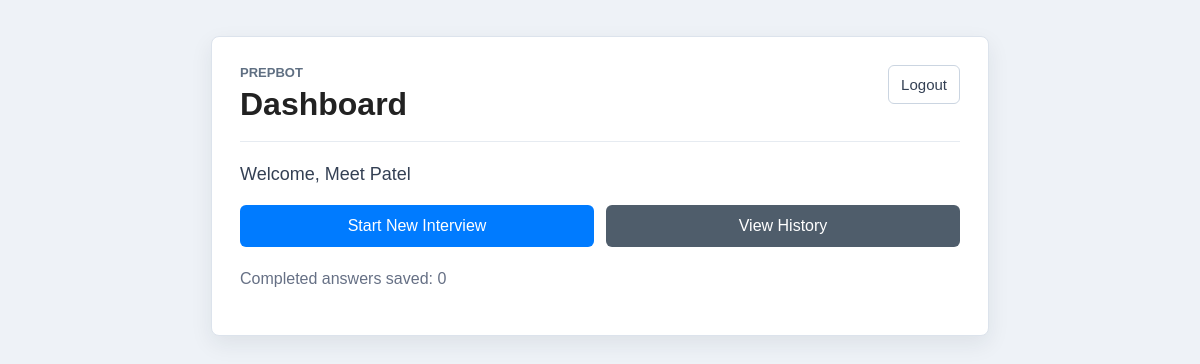
The page /dashboard (signed in) on the database as committed earlier.
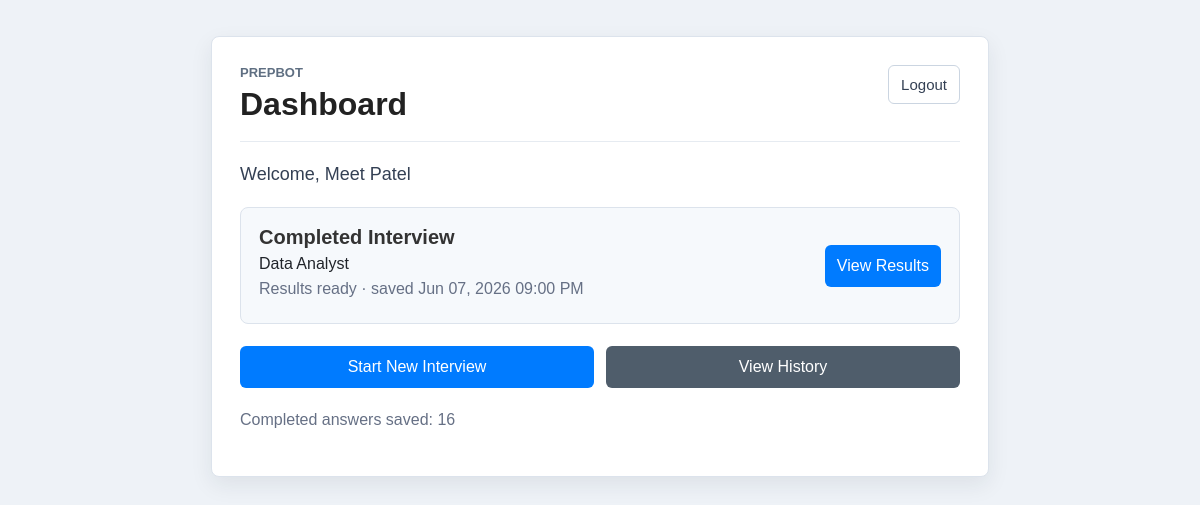
The same page on the database as committed later.
### app.py (models this page shows)
class InterviewDraft(db.Model):
    id = db.Column(db.Integer, primary_key=True)
    role = db.Column(db.String(100))
    role_description = db.Column(db.Text)
    question = db.Column(db.Text)
    answer = db.Column(db.Text)
    resume_text = db.Column(db.Text)
    resume_filename = db.Column(db.String(255))
    feedback = db.Column(db.Text)
    improvements = db.Column(db.Text)
    answer_suggestion = db.Column(db.Text)
    score = db.Column(db.Integer)
    question_number = db.Column(db.Integer, default=0)
    total_questions = db.Column(
        db.Integer,
        default=DEFAULT_SESSION_QUESTIONS
    )
    session_id = db.Column(db.String(36))
    completed = db.Column(db.Boolean, default=False)
    updated_at = db.Column(
        db.DateTime,
        default=datetime.utcnow,
        onupdate=datetime.utcnow
    )
    user_id = db.Column(
        db.Integer,
        db.ForeignKey('user.id'),
        unique=True
    )

### app.py (the view)
@app.route('/dashboard')
@login_required
def dashboard():
    active_draft = get_interview_draft(
        current_user.id
    )
    interview_count = Interview.query.filter_by(
        user_id=current_user.id
    ).count()
    latest_completed_session = get_latest_completed_session(
        current_user.id
    )
    show_latest_results = bool(latest_completed_session)
    if (
        active_draft
        and active_draft.completed
        and latest_completed_session
        and active_draft.session_id == latest_completed_session['session_key']
    ):
        show_latest_results = False
    return render_template(
        'dashboard.html',
        user=current_user,
        active_draft=active_draft,
        interview_count=interview_count,
        latest_completed_session=latest_completed_session,
        show_latest_results=show_latest_results
    )

### app.py (called while the page is built)
def get_interview_draft(user_id):
    return InterviewDraft.query.filter_by(
        user_id=user_id
    ).first()

def get_latest_completed_session(user_id):
    interviews = Interview.query.filter_by(
        user_id=user_id
    ).order_by(
        Interview.id.desc()
    ).all()
    sessions = build_history_sessions(
        interviews
    )
    for session in sessions:
        if session['question_count'] >= DEFAULT_SESSION_QUESTIONS:
            return session
    return None

@login_manager.user_loader
def load_user(user_id):
    return User.query.get(int(user_id))

### templates/dashboard.html (shortened to what this page needs)
<!DOCTYPE html>
<html>
<head>
    <link rel="stylesheet"
          href="{{ url_for('static', filename='css/style.css') }}">
</head>
<body>
<div class="page-panel dashboard-panel">
    <div class="page-header">
        <div>
            <p class="eyebrow">PrepBot</p>
            <h1>Dashboard</h1>
        </div>
        <a href="/logout" class="text-button">Logout</a>
    </div>
    <p class="welcome-text">Welcome, {{ user.full_name }}</p>
    {% if active_draft %}
        <div class="resume-card">
            <div>
                <h2>{% if active_draft.completed %}Completed Interview{% else %}Saved Interview{% endif %}</h2>
                <p>{{ active_draft.role or 'Interview session' }}</p>
                <p class="muted-text">
                    {% if active_draft.completed %}
                        Results ready
                    {% else %}
                        Question {{ (active_draft.question_number or 0) + 1 }} of {{ active_draft.total_questions or 5 }}
                    {% endif %}
                    {% if active_draft.updated_at %}
                        &middot; saved {{ active_draft.updated_at.strftime('%b %d, %Y %I:%M %p') }}
                    {% endif %}
                </p>
            </div>
            {% if active_draft.completed %}
                <a href="/interview-results" class="button-link">View Results</a>
            {% else %}
                <a href="/mock-interview" class="button-link">Resume Interview</a>
            {% endif %}
        </div>
    {% endif %}
    <div class="dashboard-actions">
        <a href="/interview?new=1" class="button-link">
            Start New Interview
        </a>
        <a href="/history" class="button-link secondary-link">
            View History
        </a>
    </div>
    <p class="muted-text">
        Completed answers saved: {{ interview_count }}
    </p>
</div>
</body>
</html>

Rows that differ between the two databases and show on the page:
added InterviewDraft: role "Data Analyst", updated_at "Jun 07, 2026 09:00 PM"
Other text that changed with them:
{{ interview_count }}: "0" → "16"
text now shown: "Completed Interview Results ready · saved View Results"
